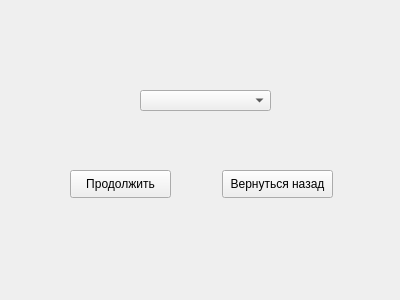
<?xml version="1.0" encoding="UTF-8"?>
<ui version="4.0">
 <class>Delete</class>
 <widget class="QWidget" name="Delete">
  <property name="geometry">
   <rect>
    <x>0</x>
    <y>0</y>
    <width>400</width>
    <height>300</height>
   </rect>
  </property>
  <property name="windowTitle">
   <string>Form</string>
  </property>
  <widget class="QPushButton" name="pushButton">
   <property name="geometry">
    <rect>
     <x>70</x>
     <y>170</y>
     <width>101</width>
     <height>28</height>
    </rect>
   </property>
   <property name="text">
    <string>Продолжить</string>
   </property>
  </widget>
  <widget class="QPushButton" name="pushButton_2">
   <property name="geometry">
    <rect>
     <x>222</x>
     <y>170</y>
     <width>111</width>
     <height>28</height>
    </rect>
   </property>
   <property name="text">
    <string>Вернуться назад</string>
   </property>
  </widget>
  <widget class="QComboBox" name="comboBox">
   <property name="geometry">
    <rect>
     <x>140</x>
     <y>90</y>
     <width>131</width>
     <height>21</height>
    </rect>
   </property>
  </widget>
 </widget>
 <resources/>
 <connections/>
</ui>
